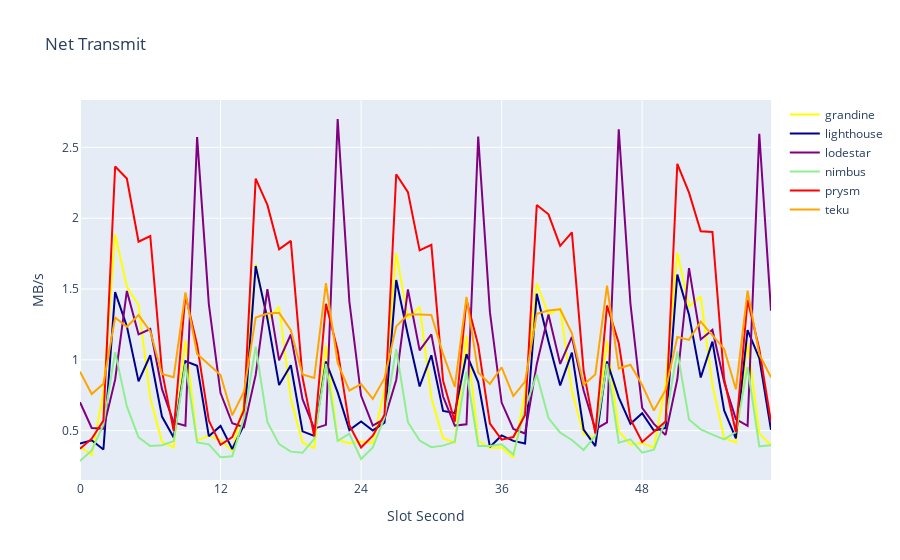

Notebook cell for this chart:
### Code cell
# Net transmit per slot second

from base import *
import plotly.graph_objects as go

df = import_csv('net_transmit_per_second_default')
df['slot_second'] = (df['timestamp'] - genesis_unix_time) % 60

fig = go.Figure()
for client, data in df.groupby('client'):
		data_agg = data.groupby(by='slot_second').agg({
			'value': 'mean'
		}).reset_index()
		fig.add_trace(
			go.Scatter(
				x=data_agg["slot_second"], 
				y=data_agg["value"], 
				name=client, 
				mode='lines', 
				line=go.scatter.Line(color=colors[client])))

fig = decorate_fig(fig)

fig.update_layout(
	title='Net Transmit',
	xaxis_title="Slot Second",
	yaxis_title="MB/s",
	xaxis = dict(
        tickmode = 'linear',
        tick0 = 0,
        dtick = 12
    )
)
fig.show()
fig.write_html(fig_folder + metric + '.html')

### Figure 1 — Plotly figure (JSON) as saved in the notebook; plotly's stock layout.template omitted (floating-point values rounded to 4 significant figures)
{"data": [{"line": {"color": "yellow"}, "marker": {"color": ["red", "darkblue", "lightblue", "orange", "lightgreen", "purple", "yellow"], "line": {"color": "#000000", "width": 2}}, "mode": "lines", "name": "grandine", "type": "scatter", "x": [0, 1, 2, 3, 4, 5, 6, 7, 8, 9, 10, 11, 12, 13, 14, 15, 16, 17, 18, 19, 20, 21, 22, 23, 24, 25, 26, 27, 28, 29, 30, 31, 32, 33, 34, 35, 36, 37, 38, 39, 40, 41, 42, 43, 44, 45, 46, 47, 48, 49, 50, 51, 52, 53, 54, 55, 56, 57, 58, 59], "y": [0.3858, 0.3275, 0.772, 1.887, 1.517, 1.385, 0.7301, 0.4208, 0.3813, 1.139, 0.4318, 0.4629, 0.4335, 0.3572, 0.6966, 1.676, 1.279, 1.376, 0.7227, 0.4169, 0.3777, 1.103, 0.4348, 0.4111, 0.4238, 0.4127, 0.7936, 1.752, 1.293, 1.373, 0.7326, 0.4467, 0.4147, 1.173, 0.4286, 0.3772, 0.3813, 0.3098, 0.7788, 1.539, 1.32, 1.366, 0.7792, 0.4744, 0.4501, 1.136, 0.495, 0.4024, 0.4118, 0.3799, 0.828, 1.757, 1.376, 1.447, 0.8216, 0.4479, 0.4171, 1.121, 0.481, 0.3972]}, {"line": {"color": "darkblue"}, "marker": {"color": ["red", "darkblue", "lightblue", "orange", "lightgreen", "purple", "yellow"], "line": {"color": "#000000", "width": 2}}, "mode": "lines", "name": "lighthouse", "type": "scatter", "x": [0, 1, 2, 3, 4, 5, 6, 7, 8, 9, 10, 11, 12, 13, 14, 15, 16, 17, 18, 19, 20, 21, 22, 23, 24, 25, 26, 27, 28, 29, 30, 31, 32, 33, 34, 35, 36, 37, 38, 39, 40, 41, 42, 43, 44, 45, 46, 47, 48, 49, 50, 51, 52, 53, 54, 55, 56, 57, 58, 59], "y": [0.4091, 0.4318, 0.3669, 1.478, 1.237, 0.848, 1.032, 0.5993, 0.4521, 0.9909, 0.9584, 0.461, 0.5336, 0.3702, 0.5404, 1.663, 1.291, 0.8216, 0.9614, 0.4953, 0.4634, 0.9884, 0.7697, 0.5034, 0.565, 0.5015, 0.556, 1.563, 1.176, 0.8123, 1.032, 0.6392, 0.6241, 1.04, 0.8426, 0.385, 0.4662, 0.4277, 0.409, 1.466, 1.13, 0.8193, 1.051, 0.5081, 0.391, 0.9886, 0.7352, 0.5485, 0.6227, 0.5, 0.5187, 1.601, 1.317, 0.8748, 1.129, 0.6422, 0.4449, 1.209, 1.012, 0.5057]}, {"line": {"color": "purple"}, "marker": {"color": ["red", "darkblue", "lightblue", "orange", "lightgreen", "purple", "yellow"], "line": {"color": "#000000", "width": 2}}, "mode": "lines", "name": "lodestar", "type": "scatter", "x": [0, 1, 2, 3, 4, 5, 6, 7, 8, 9, 10, 11, 12, 13, 14, 15, 16, 17, 18, 19, 20, 21, 22, 23, 24, 25, 26, 27, 28, 29, 30, 31, 32, 33, 34, 35, 36, 37, 38, 39, 40, 41, 42, 43, 44, 45, 46, 47, 48, 49, 50, 51, 52, 53, 54, 55, 56, 57, 58, 59], "y": [0.7006, 0.5191, 0.5133, 0.8602, 1.487, 1.18, 1.218, 0.7931, 0.5576, 0.5353, 2.573, 1.394, 0.7654, 0.5523, 0.5236, 0.8935, 1.498, 0.9959, 1.179, 0.7224, 0.5142, 0.5407, 2.7, 1.412, 0.7477, 0.5352, 0.5824, 0.8579, 1.497, 1.067, 1.179, 0.7409, 0.5357, 0.5447, 2.577, 1.337, 0.6984, 0.5116, 0.4797, 0.9692, 1.32, 0.9709, 1.162, 0.7839, 0.5105, 0.5589, 2.628, 1.395, 0.6612, 0.548, 0.47, 0.8625, 1.648, 1.144, 1.211, 0.8433, 0.5812, 0.5342, 2.596, 1.347]}, {"line": {"color": "lightgreen"}, "marker": {"color": ["red", "darkblue", "lightblue", "orange", "lightgreen", "purple", "yellow"], "line": {"color": "#000000", "width": 2}}, "mode": "lines", "name": "nimbus", "type": "scatter", "x": [0, 1, 2, 3, 4, 5, 6, 7, 8, 9, 10, 11, 12, 13, 14, 15, 16, 17, 18, 19, 20, 21, 22, 23, 24, 25, 26, 27, 28, 29, 30, 31, 32, 33, 34, 35, 36, 37, 38, 39, 40, 41, 42, 43, 44, 45, 46, 47, 48, 49, 50, 51, 52, 53, 54, 55, 56, 57, 58, 59], "y": [0.2857, 0.36, 0.5425, 1.054, 0.6707, 0.4531, 0.3911, 0.3976, 0.4263, 0.9739, 0.4168, 0.4035, 0.3118, 0.319, 0.5894, 1.093, 0.5605, 0.4051, 0.3518, 0.3437, 0.4415, 0.9705, 0.4273, 0.478, 0.2999, 0.3809, 0.5929, 1.075, 0.5596, 0.4302, 0.3837, 0.3943, 0.4211, 0.9159, 0.3918, 0.3924, 0.4036, 0.3308, 0.6585, 0.8969, 0.5886, 0.4858, 0.4344, 0.3635, 0.4629, 0.9709, 0.4148, 0.4391, 0.3447, 0.3651, 0.5717, 1.059, 0.5792, 0.509, 0.4714, 0.438, 0.4906, 0.9494, 0.389, 0.3972]}, {"line": {"color": "red"}, "marker": {"color": ["red", "darkblue", "lightblue", "orange", "lightgreen", "purple", "yellow"], "line": {"color": "#000000", "width": 2}}, "mode": "lines", "name": "prysm", "type": "scatter", "x": [0, 1, 2, 3, 4, 5, 6, 7, 8, 9, 10, 11, 12, 13, 14, 15, 16, 17, 18, 19, 20, 21, 22, 23, 24, 25, 26, 27, 28, 29, 30, 31, 32, 33, 34, 35, 36, 37, 38, 39, 40, 41, 42, 43, 44, 45, 46, 47, 48, 49, 50, 51, 52, 53, 54, 55, 56, 57, 58, 59], "y": [0.3725, 0.4434, 0.5711, 2.365, 2.28, 1.834, 1.874, 0.9195, 0.4997, 1.459, 1.105, 0.5712, 0.3999, 0.4539, 0.644, 2.28, 2.094, 1.78, 1.84, 0.8762, 0.4595, 1.396, 1.067, 0.5383, 0.3811, 0.4645, 0.6123, 2.31, 2.184, 1.773, 1.812, 0.853, 0.5632, 1.424, 1.104, 0.5502, 0.4366, 0.4551, 0.6099, 2.093, 2.028, 1.804, 1.9, 0.9241, 0.48, 1.383, 1.119, 0.5806, 0.4198, 0.4896, 0.5643, 2.384, 2.181, 1.908, 1.903, 0.864, 0.49, 1.423, 1.075, 0.5601]}, {"line": {"color": "orange"}, "marker": {"color": ["red", "darkblue", "lightblue", "orange", "lightgreen", "purple", "yellow"], "line": {"color": "#000000", "width": 2}}, "mode": "lines", "name": "teku", "type": "scatter", "x": [0, 1, 2, 3, 4, 5, 6, 7, 8, 9, 10, 11, 12, 13, 14, 15, 16, 17, 18, 19, 20, 21, 22, 23, 24, 25, 26, 27, 28, 29, 30, 31, 32, 33, 34, 35, 36, 37, 38, 39, 40, 41, 42, 43, 44, 45, 46, 47, 48, 49, 50, 51, 52, 53, 54, 55, 56, 57, 58, 59], "y": [0.917, 0.7582, 0.8314, 1.299, 1.233, 1.316, 1.201, 0.9007, 0.8775, 1.476, 1.042, 0.9682, 0.8932, 0.6086, 0.7755, 1.298, 1.326, 1.332, 1.209, 0.8965, 0.8719, 1.542, 0.9769, 0.7837, 0.8292, 0.7239, 0.8701, 1.236, 1.32, 1.319, 1.317, 1.042, 0.8091, 1.445, 0.9107, 0.83, 0.9475, 0.7443, 0.846, 1.325, 1.348, 1.357, 1.188, 0.8247, 0.8968, 1.524, 0.9384, 0.9655, 0.8225, 0.6415, 0.7878, 1.162, 1.141, 1.269, 1.175, 1.077, 0.7916, 1.489, 1.041, 0.8763]}], "layout": {"shapes": [{"line": {"color": "red", "dash": "dash", "width": 1}, "type": "line", "x0": "2024-05-03T23:00:23", "x1": "2024-05-03T23:00:23", "xref": "x", "y0": 0, "y1": 1, "yref": "y domain"}, {"line": {"color": "red", "dash": "dash", "width": 1}, "type": "line", "x0": "2024-05-07T15:31:35", "x1": "2024-05-07T15:31:35", "xref": "x", "y0": 0, "y1": 1, "yref": "y domain"}, {"line": {"color": "red", "dash": "dash", "width": 1}, "type": "line", "x0": "2024-05-13T12:33:59", "x1": "2024-05-13T12:33:59", "xref": "x", "y0": 0, "y1": 1, "yref": "y domain"}, {"line": {"color": "red", "dash": "dash", "width": 1}, "type": "line", "x0": "2024-05-17T09:07:23", "x1": "2024-05-17T09:07:23", "xref": "x", "y0": 0, "y1": 1, "yref": "y domain"}, {"line": {"color": "red", "dash": "dash", "width": 1}, "type": "line", "x0": "2024-05-21T07:00:00", "x1": "2024-05-21T07:00:00", "xref": "x", "y0": 0, "y1": 1, "yref": "y domain"}], "title": {"text": "Net Transmit"}, "xaxis": {"dtick": 12, "tick0": 0, "tickmode": "linear", "title": {"text": "Slot Second"}}, "yaxis": {"title": {"text": "MB/s"}}}}
